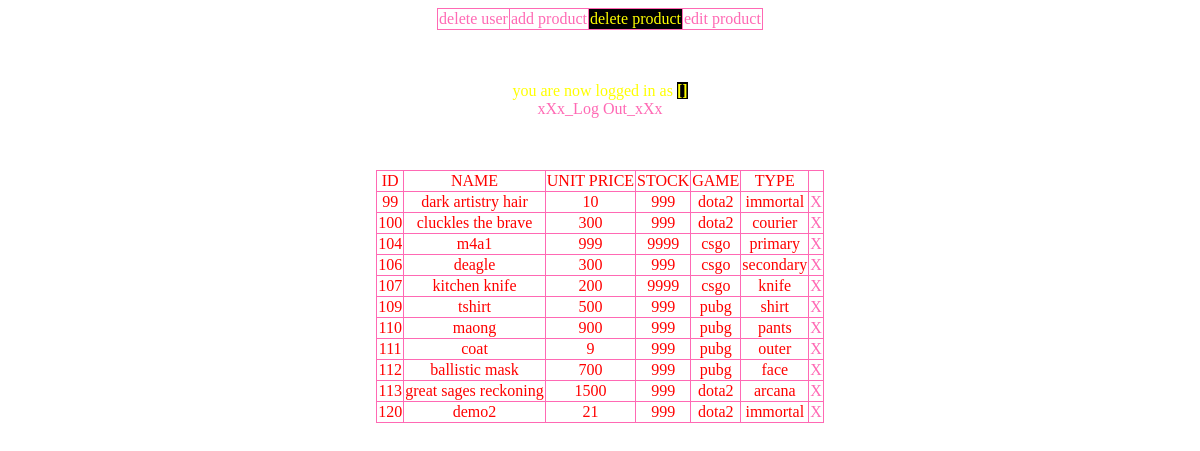
Page /admin/adproduct.php on the committed database.
### tables this page shows
CREATE TABLE `product` (
  `product_id` int(11) NOT NULL,
  `name` varchar(50) NOT NULL,
  `unit_price` int(50) NOT NULL,
  `stock` int(50) NOT NULL,
  `game` varchar(50) NOT NULL,
  `type` varchar(50) NOT NULL,
  `fillornot` int(11) NOT NULL
);

### admin/adproduct.php (the view, shortened to what this page needs)
<?php
                        echo"
                            <link rel='stylesheet' type='text/css' href='admincss.css'>
                            <table>
                            <tr>
                                <td id='nav'><a href='auser.php'>delete user</a></td>
                                <td id='nav'><a href='aproduct.php'>add product</a></td>
                                <td style='background-color:black;'><p>delete product</p></td>
                                <td id='nav'><a href='aeproduct.php'>edit product</a></td>
                            <tr>
                            </table>
                            <br>
                            <br>
                            <p>you are now logged in as <strong style='background-color:black;'>[$_SESSION[uname]]</strong></br><a href='../logout.php'>xXx_Log Out_xXx</a></p>
                            <br>
                            <br>
                        ";
echo"<table>";
echo"
                    <tr>
                        <td>ID</td>
                        <td>NAME</td>
                        <td>UNIT PRICE</td>
                        <td>STOCK</td>
                        <td>GAME</td>
                        <td>TYPE</td>
                    </tr>
                    ";
                        $query = "SELECT * FROM `product` WHERE `fillornot` = '0'";
                        $result = mysql_query($query);
                        while($row = mysql_fetch_assoc($result)){
                            echo "<tr>
                                    <td>$row[product_id]</td>
                                    <td>$row[name]</td>
                                    <td>$row[unit_price]</td>
                                    <td>$row[stock]</td>
                                    <td>$row[game]</td>
                                    <td>$row[type]</td>
                                    <td id='ahor'><a href='adproduct.php?id=$row[product_id]'>X</a></td>
                                </tr>"
;
                        }
echo"</table>";
?>
<head>
<head>

### admin/admincss.css (style rules this page uses)
td { border:1px solid hotpink; text-align:center; color:red; }
a { text-decoration:none; color:hotpink; text-align:center; }
table { border:1px solid hotpink; border-collapse:collapse; margin:auto; }
p { text-align:center; color:yellow; }

### rows in the picture
product: product_id "99", name "dark artistry hair", unit_price "10", stock "999", game "dota2", type "immortal"
product: product_id "100", name "cluckles the brave", unit_price "300", stock "999", game "dota2", type "courier"
product: product_id "104", name "m4a1", unit_price "999", stock "9999", game "csgo", type "primary"
product: product_id "106", name "deagle", unit_price "300", stock "999", game "csgo", type "secondary"
product: product_id "107", name "kitchen knife", unit_price "200", stock "9999", game "csgo", type "knife"
product: product_id "109", name "tshirt", unit_price "500", stock "999", game "pubg", type "shirt"
product: product_id "110", name "maong", unit_price "900", stock "999", game "pubg", type "pants"
product: product_id "111", name "coat", unit_price "9", stock "999", game "pubg", type "outer"
product: product_id "112", name "ballistic mask", unit_price "700", stock "999", game "pubg", type "face"
product: product_id "113", name "great sages reckoning", unit_price "1500", stock "999", game "dota2", type "arcana"
product: product_id "120", name "demo2", unit_price "21", stock "999", game "dota2", type "immortal"
